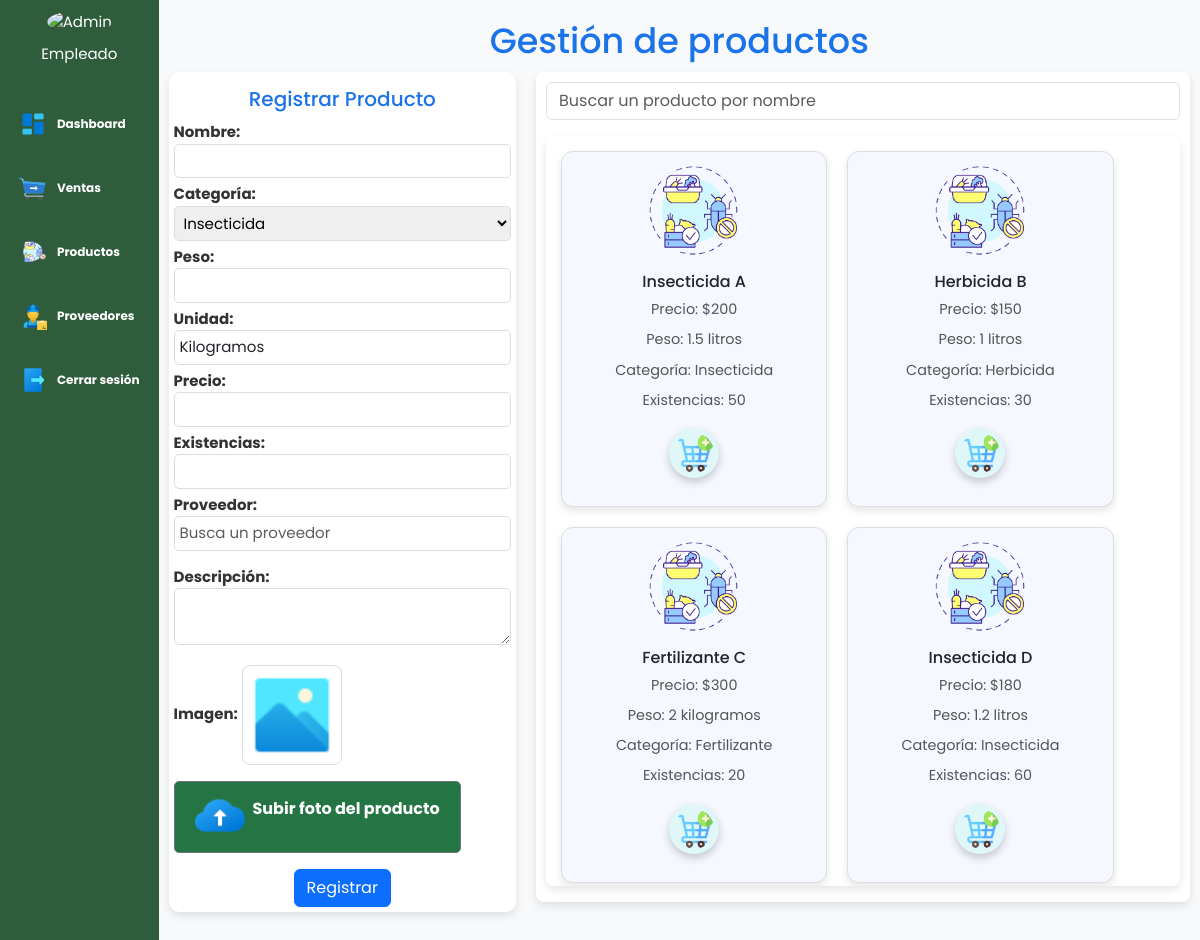
The app's page /Static/View/Empleado/ViewGestionProd.php (signed in) with its own data.
### tables this page shows
create table producto(
	folio int(4) zerofill primary key auto_increment,
	nombreProd varchar(60),
    tipo varchar(100) not null,
    unidadM varchar(15) not null,
    existencia int not null,
	peso float not null,
    descripcion text,
    precio float not null,
    urlImagen varchar(100) not null,
    idProveedor int unsigned,
    foreign key(idProveedor) references proveedor(idProveedor) on delete set null on update cascade
);

### Static/controller/ControllerEmpleado/Productos.php (called while the page is built, shortened)
<?php
    include($_SERVER['DOCUMENT_ROOT'].'/SolucionesWeb/Static/Controller/Connect/Db.php');
    include($_SERVER['DOCUMENT_ROOT'].'/SolucionesWeb/Static/Model/ModelEmpleado/Producto.php');
?>
<?php
    function solicitarProductos($conn) {
        $Producto = new Producto($conn);
        return $Producto->obtenerProductos();
    }
?>

### Static/model/ModelEmpleado/Producto.php (called while the page is built, shortened)
<?php
class Producto {
    private $conn;
    public function __construct($conn) {
        $this->conn = $conn;
    }
    public function obtenerProductos() {
        $sql = "SELECT * FROM producto";
        $resultado = mysqli_query($this->conn, $sql);
        $productos = [];
        while ($fila = $resultado->fetch_assoc()) {
            $productos[] = $fila;
        }
        return $productos;
    }
}
?>

### Static/view/Empleado/ViewGestionProd.php (the view, shortened to what this page needs)
<?php include 'HeaderE.php'; ?>
<?php include '../../Controller/Connect/Db.php'; ?>
<?php include '../../Controller/ControllerEmpleado/Productos.php'; ?>
<?php include '../../Controller/ControllerEmpleado/Proveedores.php'; ?>
<!DOCTYPE html>
<html lang="es">
<head>
    <link href="https://cdn.jsdelivr.net/npm/bootstrap@5.3.3/dist/css/bootstrap.min.css" rel="stylesheet">
    <link rel="stylesheet" href="/SolucionesWeb/Static/Css/Productos.css">
</head>
<body>
    <div class="container">
        <div class="titulo">
            <h1>Gestión de productos</h1>
        </div>
        <div class="row">
            <div class="titulosLabel formulario">
                <h2>Registrar Producto</h2>
                <form action="/SolucionesWeb/Static/Controller/ControllerEmpleado/Productos.php" method="POST" enctype="multipart/form-data">
                    <label for="nombre">Nombre:</label>
                    <input type="text" id="nombre" name="nombre" class="form-control" required>
                    <label for="categoria">Categoría:</label>
                    <select id="categoria" name="categoria" required>
                        <option value="Insecticida">Insecticida</option>
                    </select>
                    <label for="peso">Peso:</label>
                    <input type="number" step="0.1" id="peso" name="peso" class="form-control" required>
                    <label for="unidad">Unidad:</label>
                    <select id="unidad" name="unidad" class="form-control" required>
                        <option value="kilogramos">Kilogramos</option>
                    </select>
                    <label for="precio">Precio:</label>
                    <input type="number" step="0.1" id="precio" name="precio" class="form-control" required>
                    <label for="cantidad">Existencias:</label>
                    <input type="number" id="cantidad" name="cantidad" class="form-control" required>
                    <label for="Proveedor">Proveedor:</label>
                    <div class="busqueda">
                        <input type="text" id="proveedorNombre" placeholder="Busca un proveedor" class="form-control" autocomplete="off" oninput="buscarProveedor(this.value)">
                    </div>
                    <label for="descripcion">Descripción:</label>
                    <textarea id="descripcion" name="descripcion" class="form-control" required></textarea>
                    <div id="previewContainer">
                        <label>Imagen: </label>
                        <img id="previewImg" src="/SolucionesWeb/Static/Img/imagengenerica.png" alt="Previsualización">
                    </div>
                    <label for="fotoProducto" class="custom-file-upload btn btn-secondary mt-3">
                        <img src="/SolucionesWeb/Static/Img/subir.png" alt="Subir" class="upload-icon">
                        <p class="letraBlanca"> Subir foto del producto</p>
                    </label>
                    <div class="botonRegistrar">
                        <button type="submit" class="btn btn-primary mt-3" name="accion" value="crear" onclick="return validacionProducto();">Registrar</button>
                    </div>
                </form>
            </div>
            <div class="contenedorProductos">
                <div class="busqueda mb-3">
                    <input type="text" id="busqueda" placeholder="Buscar un producto por nombre" class="form-control" oninput="filtrarProductos(this.value)">
                </div>
                <div class="product-grid">
                    <div class="product-list">
                        <?php
                        $productos = solicitarProductos($conn);
                        foreach ($productos as $producto) {
                            echo "
                            <div class='product-card'>
                                <img src='/SolucionesWeb/Static/Img/Productos/{$producto['urlImagen']}' alt='Producto' class='img-fluid'>
                                <h5>{$producto['nombreProd']}</h5>
                                <p>Precio: \${$producto['precio']}</p>
                                <p>Peso: {$producto['peso']} {$producto['unidadM']}</p>
                                <p>Categoría: {$producto['tipo']}</p>
                                <p>Existencias: {$producto['existencia']}</p>
                                <a href=\"/SolucionesWeb/Static/Controller/ControllerEmpleado/AgregarAlCarrito.php?folio=" . $producto['folio'] . "&cantidad=1\"class=\"btn btn-sm\" id=\"agregarCarrito\">
                                <img src=\"/SolucionesWeb/Static/Img/carrito.png\" alt=\"Carrito\" class=\"icono\"></a>
                            </div>";
                        }
                        ?>
                    </div>
                </div>
            </div>
        </div>
    </div>
</body>
</html>

### Static/view/Empleado/HeaderE.php (shortened to what this page needs)
<!DOCTYPE html>
<html lang="es">
<head>
    <link rel="stylesheet" href="../../Css/Dashboard.css">
</head>
<body>
    <div class="sidebar">
        <div class="user-profile">
            <img src="/SolucionesWeb/Static/Img/cliente.png" alt="Admin" class="user-image">
            <p class="username">Empleado</p>
        </div>
        <nav>
            <ul>
                <li>
                    <div class="menu-item">
                        <img src="/SolucionesWeb/Static/Img/dash.png" class="small-image" alt="Dashboard">
                        <a href="/SolucionesWeb/Static/View/Empleado/DashboardEmp.php">Dashboard</a>
                    </div>
                </li>
                <li>
                    <div class="menu-item">
                        <img src="/SolucionesWeb/Static/Img/ventas.png" class="small-image" alt="Ventas">
                        <a href="/SolucionesWeb/Static/View/Empleado/ViewGestionTickets.php">Ventas</a>
                    </div>
                </li>
                <li>
                    <div class="menu-item">
                        <img src="/SolucionesWeb/Static/Img/productos.png" class="small-image" alt="Productos">
                        <a href="/SolucionesWeb/Static/View/Empleado/ViewGestionProd.php">Productos</a>
                    </div>
                </li>
                <li>
                    <div class="menu-item">
                        <img src="/SolucionesWeb/Static/Img/proveedor.png" class="small-image" alt="Proveedores">
                        <a href="/SolucionesWeb/Static/View/Empleado/ViewGestionProve.php">Proveedores</a>
                    </div>
                </li>
                <li>
                    <div class="menu-item">
                        <img src="/SolucionesWeb/Static/Img/logout.png" class="small-image" alt="Cerrar sesión">
                        <a href="#" id="logoutButton">Cerrar sesión</a>
                    </div>
                </li>
            </ul>
        </nav>
    </div>
</body>
</html>

### Static/css/dashboard.css (style rules this page uses)
html { height: 100%; }
body { margin: 0; font-family: 'Arial', sans-serif; display: flex; height: 100vh; }
.sidebar { background-color: #2f5d3b; width: 12%; display: flex; flex-direction: column; align-items: center; color: #fff; padding: 10px; height: 100%; font-size: 15px; }
.sidebar .user-profile { text-align: center; }
.sidebar .user-image { width: 80px; border-radius: 50%; }
.sidebar .username { margin-top: 10px; }
.sidebar nav ul { list-style-type: none; padding: 0; width: 100%; }
.sidebar nav ul li { margin: 20px 0; }
.menu-item { display: flex; align-items: center; padding: 8px; color: #fff; }
.menu-item img { width: 35px; height: 35px; margin-right: 10px; }
.menu-item a { text-decoration: none; color: #fff; font-weight: bold; font-size: 12px; font-family: 'Poppins', 'sans-serif'; }
.small-image { width: 30px; height: 30px; margin-right: 8px; }
@media (max-width: 1300px) { .sidebar { width: 15%; } }
@media (max-width: 1300px) { .menu-item img { width: 28px; height: 28px; } }
@media (max-width: 1300px) { .sidebar .user-image { width: 65px; } }

### Static/css/Productos.css (style rules this page uses)
body { font-family: 'Poppins', sans-serif; background-color: #f8f9fa; }
h1 { text-align: center; color: #1a73e8; margin: 10px 0; font-family: 'Poppins', sans-serif; font-size: 35px; }
h2 { text-align: center; color: #1a73e8; margin: 10px 0; font-family: 'Poppins', sans-serif; font-size: 20px; }
.container { max-width: 1200px; margin: 0 auto; padding: 10px; display: flex; flex-direction: column; align-items: center; }
.titulo { text-align: center; }
.row { display: flex; width: 100%; justify-content: space-between; }
.form-control { margin-bottom: 0px; position:relative; }
.botonRegistrar { text-align: center; align-items: center; }
.formulario { width: calc(35% - 10px); background: #fff; padding: 5px; border-radius: 10px; box-shadow: 0 4px 8px rgba(0, 0, 0, 0.1); height: 100%; }
.contenedorProductos { width: calc(65% - 10px); background: #fff; padding: 10px; border-radius: 8px; box-shadow: 0 4px 8px rgba(0, 0, 0, 0.1); max-height: 830px; height: 100%; }
.formulario label { color: #333; font-weight: bold; font-family: 'Poppins', sans-serif; }
.formulario input, .formulario select, .formulario textarea, .formulario text { width: 100%; padding: 5px; margin-bottom: 5px; border: 1px solid #ddd; border-radius: 5px; font-size: 15px; }
.formulario textarea { resize: vertical; }
.busqueda { margin-bottom: 15px; position: relative; }
#proveedorNombre { width: 100%; padding: 5px; border: 1px solid #ddd; border-radius: 5px; font-size: 15px; outline: none; }
.product-grid { background: #fff; padding: 10px; border-radius: 8px; box-shadow: 0 4px 8px rgba(0, 0, 0, 0.1); max-height: 750px; overflow-y: auto; height: auto; }
.product-list { display: flex; flex-wrap: wrap; gap: 10px; }
.product-card { background: rgb(245, 248, 255); border: 1px solid #ddd; border-radius: 12px; padding: 10px; text-align: center; width: calc(45% - 10px); box-sizing: border-box; box-shadow: 0 4px 8px rgba(0, 0, 0, 0.1); transition: transform 0.3s ease, box-shadow 0.3s ease; margin: 5px; }
.product-card p { font-size: 0.95em; color: #666; line-height: 1.4; margin-bottom: 10px; }
.product-card .btn { color: #fff; padding: 8px 16px; border: none; border-radius: 4px; cursor: pointer; font-size: 0.9em; transition: background-color 0.3s ease; }
.product-card img { max-height: 100px; object-fit: cover; margin-bottom: 10px; }
.product-card h5 { font-size: 1rem; margin-bottom: 8px; }
.product-card p { font-size: 0.9rem; color: #555; }
.custom-file-upload { display: inline-flex; align-items: center; padding: 10px 20px; cursor: pointer; font-size: 16px; color: white; background-color: #257443; border-radius: 5px; transition: background-color 0.3s ease; text-align: center; }
.letraBlanca { color: white; text-align: center; }
.upload-icon { width: 50px; height: 50px; margin-right: 8px; color: white; }
.icono { width: 50px; height: 50px; transition: transform 0.3s ease, box-shadow 0.3s ease; border-radius: 50%; background-color: #e0f7fa; padding: 5px; box-shadow: 0 4px 8px rgba(0, 0, 0, 0.2); }
.titulosLabel { font-size: 15px; }
#previewContainer { position: relative; display: inline-block; margin-top: 15px; }
#previewImg { width: 100px; height: 100px; object-fit: cover; border: 1px solid #ddd; border-radius: 8px; }
a { color: inherit; text-decoration: none; }

### records on screen
producto: urlImagen (picture), nombreProd "Insecticida A", precio "200", peso "1.5", unidadM "litros", tipo "Insecticida", existencia "50"
producto: urlImagen (picture), nombreProd "Herbicida B", precio "150", peso "1", unidadM "litros", tipo "Herbicida", existencia "30"
producto: urlImagen (picture), nombreProd "Fertilizante C", precio "300", peso "2", unidadM "kilogramos", tipo "Fertilizante", existencia "20"
producto: urlImagen (picture), nombreProd "Insecticida D", precio "180", peso "1.2", unidadM "litros", tipo "Insecticida", existencia "60"
